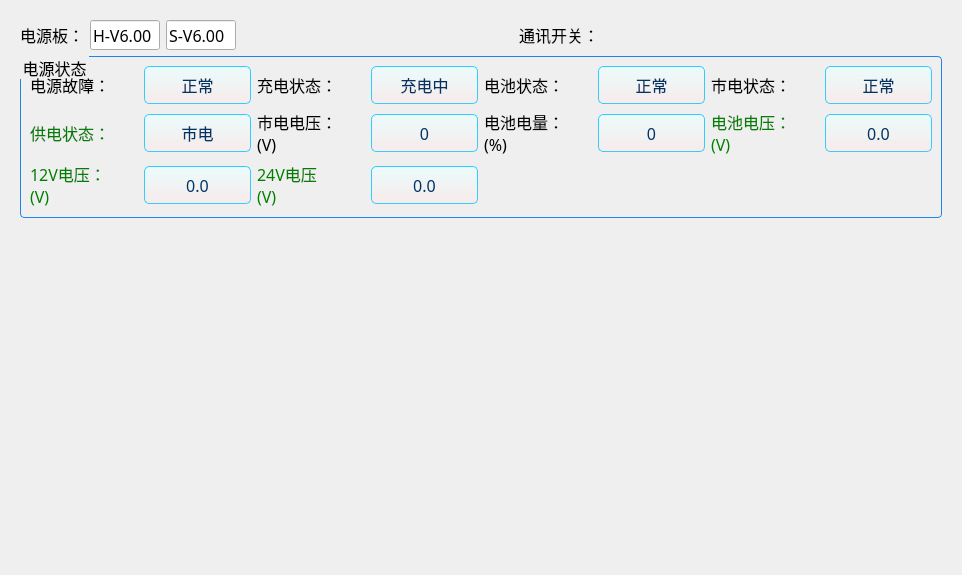
<?xml version="1.0" encoding="UTF-8"?>
<ui version="4.0">
 <class>PowerSystemInterface</class>
 <widget class="QWidget" name="PowerSystemInterface">
  <property name="geometry">
   <rect>
    <x>0</x>
    <y>0</y>
    <width>962</width>
    <height>575</height>
   </rect>
  </property>
  <property name="minimumSize">
   <size>
    <width>962</width>
    <height>575</height>
   </size>
  </property>
  <property name="maximumSize">
   <size>
    <width>962</width>
    <height>603</height>
   </size>
  </property>
  <property name="windowTitle">
   <string>Form</string>
  </property>
  <property name="styleSheet">
   <string notr="true">QWidget {
	font-size: 16px;
	font-family: Microsoft YaHei;
	color: black;
}
</string>
  </property>
  <layout class="QVBoxLayout" name="verticalLayout_2" stretch="0,1">
   <property name="leftMargin">
    <number>20</number>
   </property>
   <property name="topMargin">
    <number>20</number>
   </property>
   <property name="rightMargin">
    <number>20</number>
   </property>
   <property name="bottomMargin">
    <number>0</number>
   </property>
   <item>
    <layout class="QHBoxLayout" name="horizontalLayout">
     <item>
      <widget class="QLabel" name="label_32">
       <property name="styleSheet">
        <string notr="true"/>
       </property>
       <property name="text">
        <string>电源板：</string>
       </property>
      </widget>
     </item>
     <item>
      <widget class="QLineEdit" name="lineEdit_powerBoard_hardVer">
       <property name="minimumSize">
        <size>
         <width>70</width>
         <height>30</height>
        </size>
       </property>
       <property name="maximumSize">
        <size>
         <width>70</width>
         <height>16777215</height>
        </size>
       </property>
       <property name="text">
        <string>H-V6.00</string>
       </property>
      </widget>
     </item>
     <item>
      <widget class="QLineEdit" name="lineEdit_powerBoard_softVer">
       <property name="minimumSize">
        <size>
         <width>70</width>
         <height>30</height>
        </size>
       </property>
       <property name="maximumSize">
        <size>
         <width>70</width>
         <height>16777215</height>
        </size>
       </property>
       <property name="text">
        <string>S-V6.00</string>
       </property>
      </widget>
     </item>
     <item>
      <spacer name="horizontalSpacer">
       <property name="orientation">
        <enum>Qt::Horizontal</enum>
       </property>
       <property name="sizeHint" stdset="0">
        <size>
         <width>40</width>
         <height>20</height>
        </size>
       </property>
      </spacer>
     </item>
     <item>
      <widget class="QLabel" name="label_3">
       <property name="text">
        <string>通讯开关：</string>
       </property>
      </widget>
     </item>
     <item>
      <widget class="CustomSwitchButton" name="comSwitchBtn_powerBoard" native="true">
       <property name="minimumSize">
        <size>
         <width>60</width>
         <height>30</height>
        </size>
       </property>
       <property name="maximumSize">
        <size>
         <width>60</width>
         <height>30</height>
        </size>
       </property>
      </widget>
     </item>
     <item>
      <spacer name="horizontalSpacer_2">
       <property name="orientation">
        <enum>Qt::Horizontal</enum>
       </property>
       <property name="sizeHint" stdset="0">
        <size>
         <width>40</width>
         <height>20</height>
        </size>
       </property>
      </spacer>
     </item>
    </layout>
   </item>
   <item>
    <widget class="QWidget" name="widget_center" native="true">
     <property name="styleSheet">
      <string notr="true">QPushButton{
	border: 1px solid rgb(51, 204, 255);
	border-radius: 5px;
	background: qlineargradient(spread:pad, x1:0, y1:0, x2:0, y2:1, stop:0 rgba(234, 255, 255, 200), stop:1 rgba(253, 231, 231, 150));
	color: rgb(0, 51, 102);
}
QPushButton:hover{
	border: 1px solid rgb(51, 204, 255);
	border-radius: 5px;
	background: qlineargradient(spread:pad, x1:0, y1:0, x2:0, y2:1, stop:0 rgba(234, 255, 255, 255), stop:1 rgba(253, 231, 231, 255));
}
QPushButton:pressed{
	border: 1px solid rgb(51, 204, 255);
	border-radius: 5px;
	background: qlineargradient(spread:pad, x1:0, y1:0, x2:0, y2:1, stop:0 rgba(214, 235, 235, 200), stop:1 rgba(243, 211, 211, 150));
}
QPushButton:checked{
	border: 1px solid rgb(0, 224, 0);
	border-radius: 5px;
	background: rgba(153, 255, 204, 100);
}

QGroupBox{
	border: 1px solid rgb(28, 134, 238);
	border-radius: 4px;
	margin-top: 0.5em;
}
QGroupBox::title{
    subcontrol-origin: margin;
    subcontrol-position: top left;
    left: 1em;
}
</string>
     </property>
     <layout class="QVBoxLayout" name="verticalLayout">
      <property name="spacing">
       <number>0</number>
      </property>
      <property name="leftMargin">
       <number>0</number>
      </property>
      <property name="topMargin">
       <number>0</number>
      </property>
      <property name="rightMargin">
       <number>0</number>
      </property>
      <property name="bottomMargin">
       <number>0</number>
      </property>
      <item>
       <widget class="QGroupBox" name="groupBox">
        <property name="title">
         <string>电源状态</string>
        </property>
        <layout class="QGridLayout" name="gridLayout">
         <item row="0" column="0">
          <layout class="QHBoxLayout" name="horizontalLayout_2">
           <item>
            <widget class="QLabel" name="label_4">
             <property name="text">
              <string>电源故障：</string>
             </property>
            </widget>
           </item>
           <item>
            <widget class="QPushButton" name="powerErrorBtn">
             <property name="minimumSize">
              <size>
               <width>80</width>
               <height>38</height>
              </size>
             </property>
             <property name="text">
              <string>正常</string>
             </property>
             <property name="checkable">
              <bool>true</bool>
             </property>
            </widget>
           </item>
          </layout>
         </item>
         <item row="0" column="1">
          <layout class="QHBoxLayout" name="horizontalLayout_9">
           <item>
            <widget class="QLabel" name="label_11">
             <property name="styleSheet">
              <string notr="true"/>
             </property>
             <property name="text">
              <string>充电状态：</string>
             </property>
            </widget>
           </item>
           <item>
            <widget class="QPushButton" name="chargeStatusBtn">
             <property name="minimumSize">
              <size>
               <width>80</width>
               <height>38</height>
              </size>
             </property>
             <property name="text">
              <string>充电中</string>
             </property>
             <property name="checkable">
              <bool>true</bool>
             </property>
            </widget>
           </item>
          </layout>
         </item>
         <item row="0" column="2">
          <layout class="QHBoxLayout" name="horizontalLayout_6">
           <item>
            <widget class="QLabel" name="label_8">
             <property name="styleSheet">
              <string notr="true"/>
             </property>
             <property name="text">
              <string>电池状态：</string>
             </property>
            </widget>
           </item>
           <item>
            <widget class="QPushButton" name="batteryStatusBtn">
             <property name="minimumSize">
              <size>
               <width>80</width>
               <height>38</height>
              </size>
             </property>
             <property name="text">
              <string>正常</string>
             </property>
             <property name="checkable">
              <bool>true</bool>
             </property>
            </widget>
           </item>
          </layout>
         </item>
         <item row="0" column="3">
          <layout class="QHBoxLayout" name="horizontalLayout_10">
           <item>
            <widget class="QLabel" name="label_12">
             <property name="styleSheet">
              <string notr="true"/>
             </property>
             <property name="text">
              <string>市电状态：</string>
             </property>
            </widget>
           </item>
           <item>
            <widget class="QPushButton" name="cityPowerBtn">
             <property name="minimumSize">
              <size>
               <width>80</width>
               <height>38</height>
              </size>
             </property>
             <property name="text">
              <string>正常</string>
             </property>
             <property name="checkable">
              <bool>true</bool>
             </property>
            </widget>
           </item>
          </layout>
         </item>
         <item row="1" column="0">
          <layout class="QHBoxLayout" name="horizontalLayout_3">
           <item>
            <widget class="QLabel" name="label_5">
             <property name="styleSheet">
              <string notr="true">color: green;</string>
             </property>
             <property name="text">
              <string>供电状态：</string>
             </property>
            </widget>
           </item>
           <item>
            <widget class="QPushButton" name="powerSupplyBtn">
             <property name="minimumSize">
              <size>
               <width>80</width>
               <height>38</height>
              </size>
             </property>
             <property name="text">
              <string>市电</string>
             </property>
             <property name="checkable">
              <bool>true</bool>
             </property>
            </widget>
           </item>
          </layout>
         </item>
         <item row="1" column="1">
          <layout class="QHBoxLayout" name="horizontalLayout_4">
           <item>
            <widget class="QLabel" name="label_6">
             <property name="styleSheet">
              <string notr="true"/>
             </property>
             <property name="text">
              <string>市电电压：
(V)</string>
             </property>
            </widget>
           </item>
           <item>
            <widget class="QPushButton" name="cityVolBtn">
             <property name="minimumSize">
              <size>
               <width>80</width>
               <height>38</height>
              </size>
             </property>
             <property name="text">
              <string>0</string>
             </property>
             <property name="checkable">
              <bool>true</bool>
             </property>
            </widget>
           </item>
          </layout>
         </item>
         <item row="2" column="1">
          <layout class="QHBoxLayout" name="horizontalLayout_5">
           <item>
            <widget class="QLabel" name="label_7">
             <property name="styleSheet">
              <string notr="true">color: green;</string>
             </property>
             <property name="text">
              <string>24V电压
(V)</string>
             </property>
            </widget>
           </item>
           <item>
            <widget class="QPushButton" name="vol24VBtn">
             <property name="minimumSize">
              <size>
               <width>80</width>
               <height>38</height>
              </size>
             </property>
             <property name="text">
              <string>0.0</string>
             </property>
             <property name="checkable">
              <bool>true</bool>
             </property>
            </widget>
           </item>
          </layout>
         </item>
         <item row="2" column="0">
          <layout class="QHBoxLayout" name="horizontalLayout_8">
           <item>
            <widget class="QLabel" name="label_10">
             <property name="styleSheet">
              <string notr="true">color: green;
</string>
             </property>
             <property name="text">
              <string>12V电压：
(V)</string>
             </property>
            </widget>
           </item>
           <item>
            <widget class="QPushButton" name="vol12VBtn">
             <property name="minimumSize">
              <size>
               <width>80</width>
               <height>38</height>
              </size>
             </property>
             <property name="text">
              <string>0.0</string>
             </property>
             <property name="checkable">
              <bool>true</bool>
             </property>
            </widget>
           </item>
          </layout>
         </item>
         <item row="1" column="2">
          <layout class="QHBoxLayout" name="horizontalLayout_13">
           <item>
            <widget class="QLabel" name="label_15">
             <property name="styleSheet">
              <string notr="true"/>
             </property>
             <property name="text">
              <string>电池电量：
(%)</string>
             </property>
            </widget>
           </item>
           <item>
            <widget class="QPushButton" name="batteryBtn">
             <property name="minimumSize">
              <size>
               <width>80</width>
               <height>38</height>
              </size>
             </property>
             <property name="text">
              <string>0</string>
             </property>
             <property name="checkable">
              <bool>true</bool>
             </property>
            </widget>
           </item>
          </layout>
         </item>
         <item row="1" column="3">
          <layout class="QHBoxLayout" name="horizontalLayout_12">
           <item>
            <widget class="QLabel" name="label_14">
             <property name="styleSheet">
              <string notr="true">color: green;</string>
             </property>
             <property name="text">
              <string>电池电压：
(V)</string>
             </property>
            </widget>
           </item>
           <item>
            <widget class="QPushButton" name="batteryVolBtn">
             <property name="minimumSize">
              <size>
               <width>80</width>
               <height>38</height>
              </size>
             </property>
             <property name="text">
              <string>0.0</string>
             </property>
             <property name="checkable">
              <bool>true</bool>
             </property>
            </widget>
           </item>
          </layout>
         </item>
        </layout>
       </widget>
      </item>
      <item>
       <spacer name="verticalSpacer">
        <property name="orientation">
         <enum>Qt::Vertical</enum>
        </property>
        <property name="sizeHint" stdset="0">
         <size>
          <width>20</width>
          <height>321</height>
         </size>
        </property>
       </spacer>
      </item>
     </layout>
    </widget>
   </item>
  </layout>
 </widget>
 <customwidgets>
  <customwidget>
   <class>CustomSwitchButton</class>
   <extends>QWidget</extends>
   <header>interface/commonItem/customswitchbutton.h</header>
   <container>1</container>
  </customwidget>
 </customwidgets>
 <resources/>
 <connections/>
</ui>
